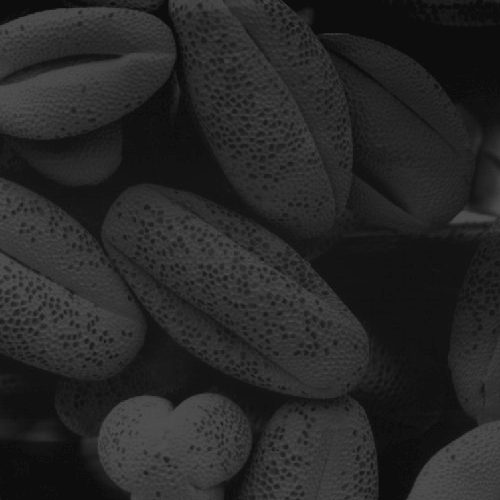
#> input picture assignment/images/shells.tif, 500 x 500 px
$ jupyter execute q_5.ipynb   (shell and % lines are left out)
#> lines starting #> are read from the running program, lines starting #| are printed output that depends on the picture
[cell 1]
#q5
import numpy as np
import matplotlib.pyplot as plt
import cv2 as cv

imc  = cv.imread('images/shells.tif', cv.IMREAD_GRAYSCALE)
#> imc is the input picture: shape (500, 500); min 13, max 83, mean 38.7
assert imc is not None
im =imc.copy()
def plot_histogram(im,l=256):
    hist = np.zeros(l)
    for i in range(0, im.shape[0]):

        for j in range(0,im.shape[1]):
            pixel = im[i,j]
            hist[pixel] +=1
    return (hist)

def histo_eq(img, l=256):          # function to do the histogram equalization and returnthe equalized image
    im = img.copy()
    k = (l-1)/im.size  # normalizing factor
    b= np.zeros(l)    # list for storing equalizied values
    for i in range(l):
        for j in range(i+1):
            b[i]+= his[j]*k
    #updating the new values to the img
    for i in range(im.shape[0]):
        for j in  range(im.shape[1]):
            tem =im[i,j]
            im[i,j]=b[tem]
    return im
his=plot_histogram(im)
#> after the loop in plot_histogram, `for i in range(0, im.shape[0]):`: hist = 256 values, max 17718 at index 13, min 0 at index 0, mean 976.6
#> his has the same summary as hist in plot_histogram
imq  =histo_eq(im)
#> after the loop in histo_eq, `for i in range(l):`: b = 256 values from 0 to 255
#> after the loop in histo_eq, `for i in range(im.shape[0]):`:
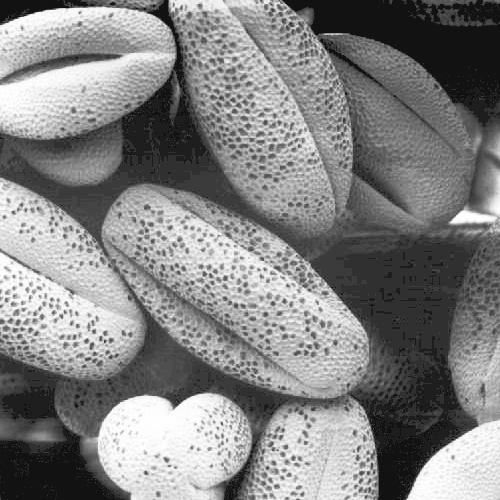
#> im: shape (500, 500); min 18, max 254, mean 130.5
his2 = plot_histogram(imq)
#> his2 = 256 values, max 18320 at index 18, min 0 at index 0, mean 976.6
f,a =plt.subplots(2,2, figsize =(8,6))
a[0,0].imshow( cv.cvtColor(im,cv.IMREAD_GRAYSCALE))
a[0,0].set_title('Original Image')
a[0,0].axis('off')

a[1,0].imshow( cv.cvtColor(imq,cv.IMREAD_GRAYSCALE))
a[1,0].set_title('Equalized Image')
a[1,0].axis('off')

a[0,1].plot(his)
a[0,1].set_title('Histogram of Original Image', fontsize= 8)
a[0,1].grid('on')

a[1,1].plot(his2)
a[1,1].set_title('Histogram of Equalized Image', fontsize=8)
a[1,1].grid('on')
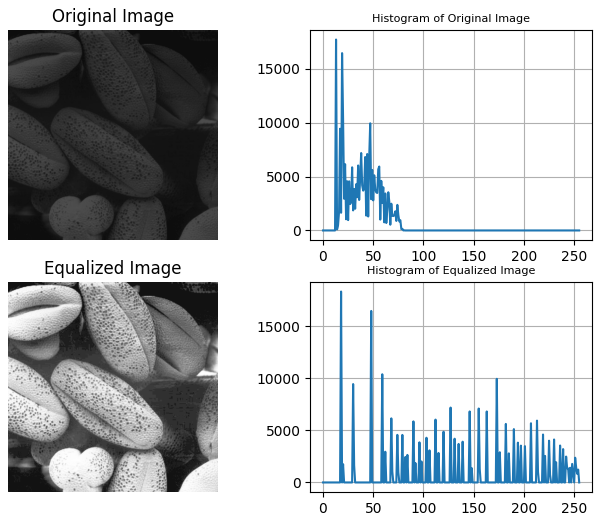
#> figure drawn by matplotlib, 4 panels; panel 2: curve peaks at x = 13, y = 17718; panel 4: curve peaks at x = 18, y = 18320
